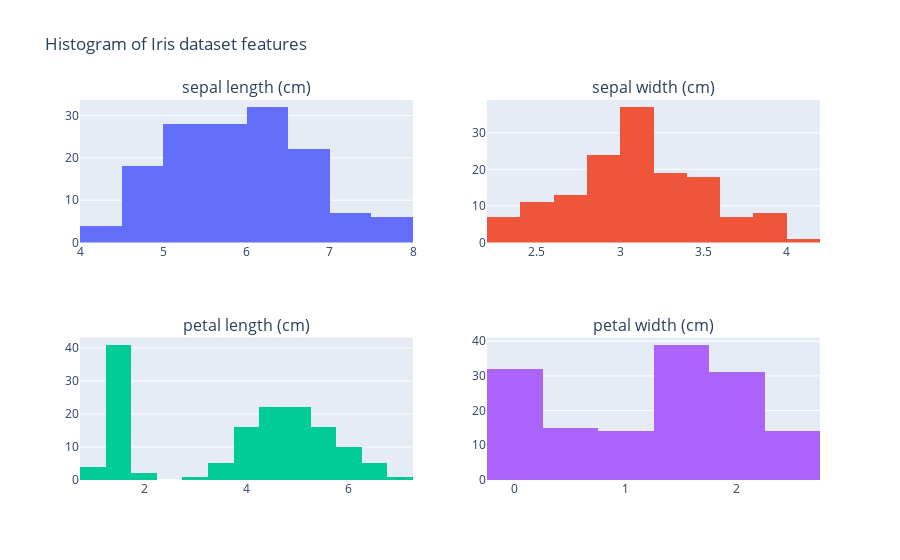

The code cell stored with this chart in its notebook:
### Markdown cell above
## **Distribution of Features**

### Code cell
from plotly.subplots import make_subplots

# Histogram for each feature
fig = make_subplots(rows=2, cols=2, subplot_titles=iris.feature_names)

for i, col in enumerate(iris.feature_names):
    row = i // 2 + 1
    column = i % 2 + 1
    fig.add_trace(go.Histogram(x=iris_df[col], name=col), row=row, col=column)

fig.update_layout(title_text='Histogram of Iris dataset features', showlegend=False)
fig.show()

### Figure 1 — Plotly figure (JSON) as saved in the notebook; plotly's stock layout.template omitted (floating-point values rounded to 4 significant figures; data arrays with more than 128 entries replaced by an {"elided": "..."} marker saying what was removed)
{"data": [{"name": "sepal length (cm)", "type": "histogram", "x": {"elided": "145 float values"}, "xaxis": "x", "yaxis": "y"}, {"name": "sepal width (cm)", "type": "histogram", "x": {"elided": "145 float values"}, "xaxis": "x2", "yaxis": "y2"}, {"name": "petal length (cm)", "type": "histogram", "x": {"elided": "145 float values"}, "xaxis": "x3", "yaxis": "y3"}, {"name": "petal width (cm)", "type": "histogram", "x": {"elided": "145 float values"}, "xaxis": "x4", "yaxis": "y4"}], "layout": {"annotations": [{"font": {"size": 16}, "showarrow": false, "text": "sepal length (cm)", "x": 0.225, "xanchor": "center", "xref": "paper", "y": 1, "yanchor": "bottom", "yref": "paper"}, {"font": {"size": 16}, "showarrow": false, "text": "sepal width (cm)", "x": 0.775, "xanchor": "center", "xref": "paper", "y": 1, "yanchor": "bottom", "yref": "paper"}, {"font": {"size": 16}, "showarrow": false, "text": "petal length (cm)", "x": 0.225, "xanchor": "center", "xref": "paper", "y": 0.375, "yanchor": "bottom", "yref": "paper"}, {"font": {"size": 16}, "showarrow": false, "text": "petal width (cm)", "x": 0.775, "xanchor": "center", "xref": "paper", "y": 0.375, "yanchor": "bottom", "yref": "paper"}], "showlegend": false, "title": {"text": "Histogram of Iris dataset features"}, "xaxis": {"anchor": "y", "domain": [0, 0.45]}, "xaxis2": {"anchor": "y2", "domain": [0.55, 1]}, "xaxis3": {"anchor": "y3", "domain": [0, 0.45]}, "xaxis4": {"anchor": "y4", "domain": [0.55, 1]}, "yaxis": {"anchor": "x", "domain": [0.625, 1]}, "yaxis2": {"anchor": "x2", "domain": [0.625, 1]}, "yaxis3": {"anchor": "x3", "domain": [0, 0.375]}, "yaxis4": {"anchor": "x4", "domain": [0, 0.375]}}}
